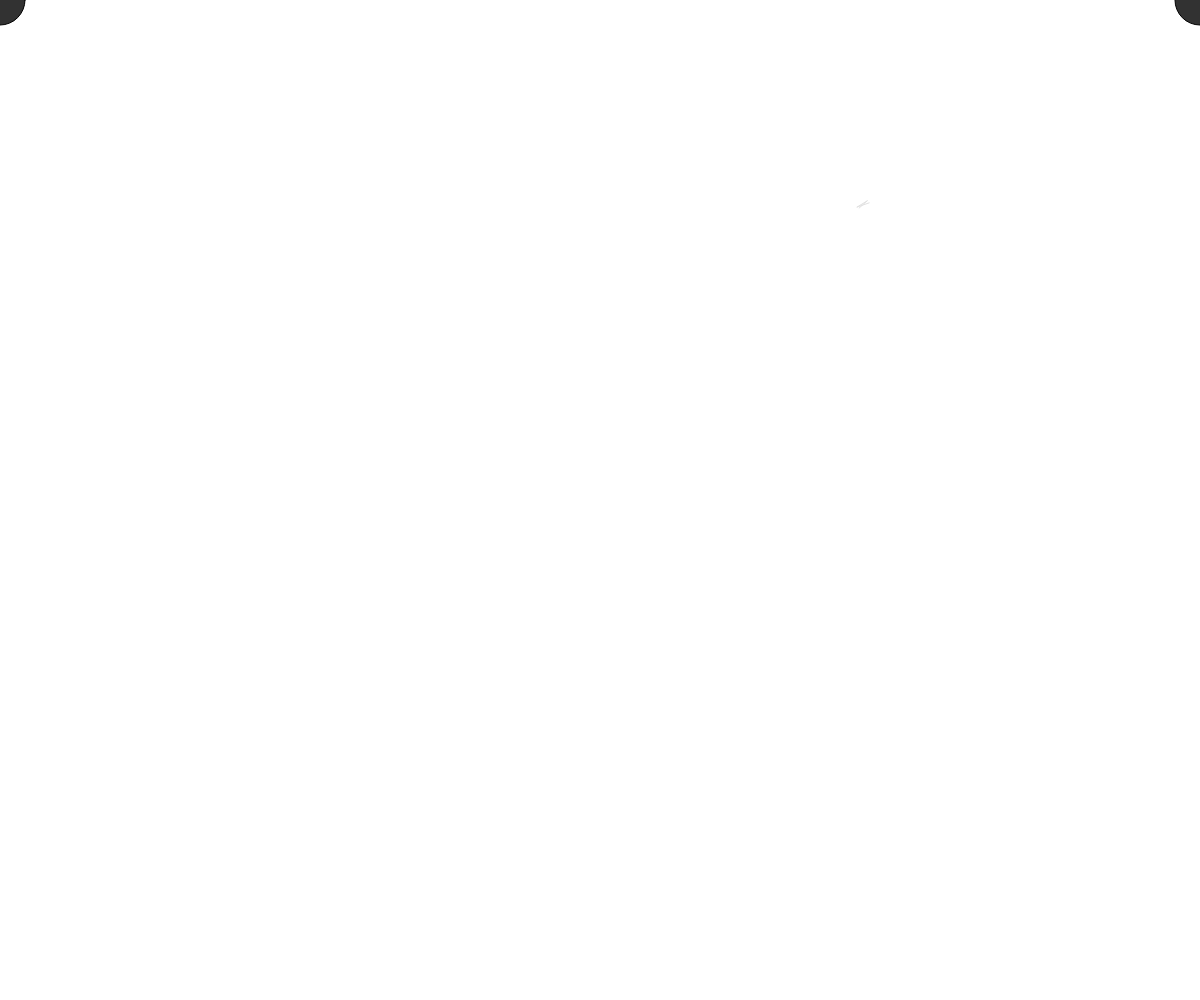
Frame 1 (no input)
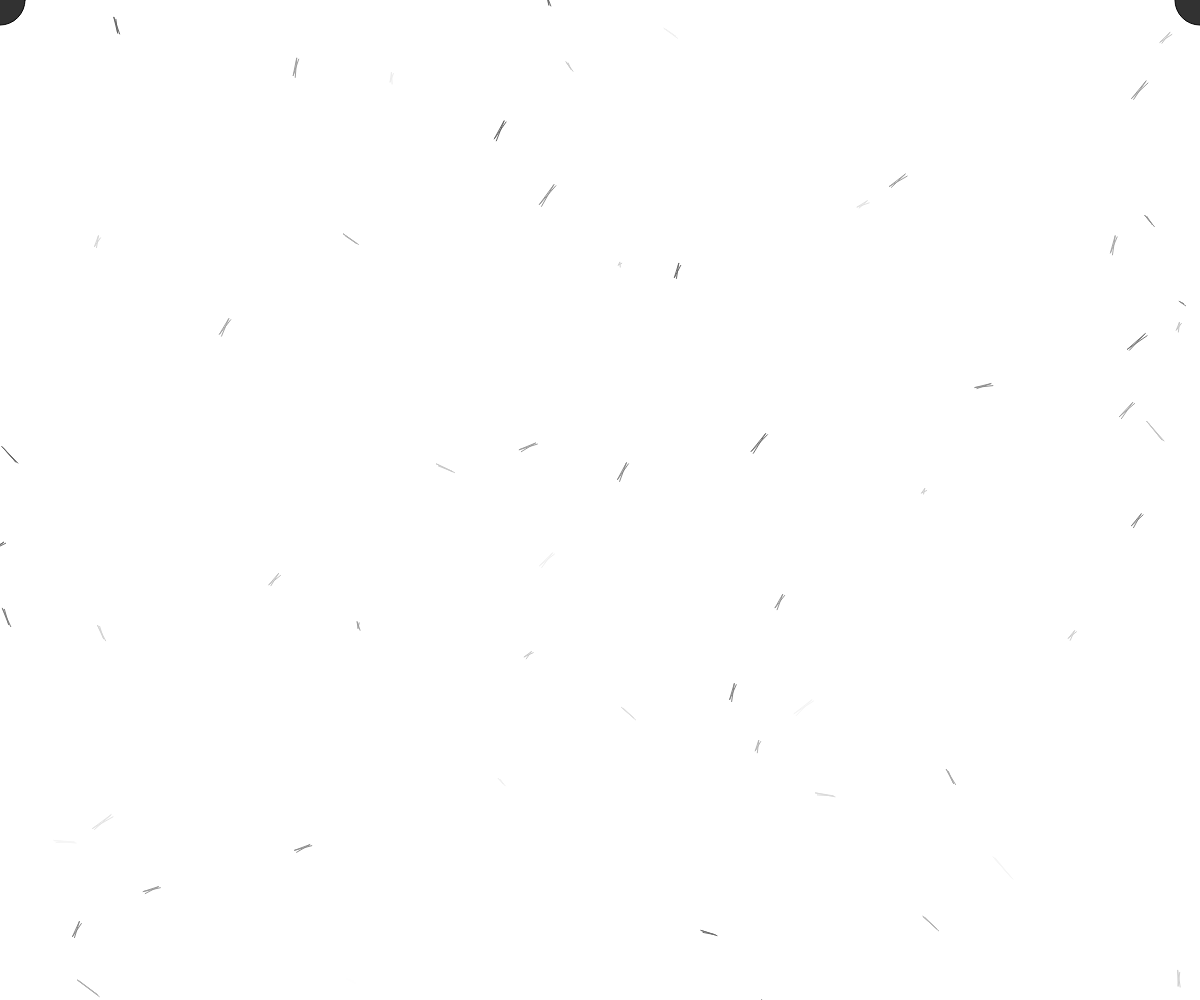
Frame 60 (no input)
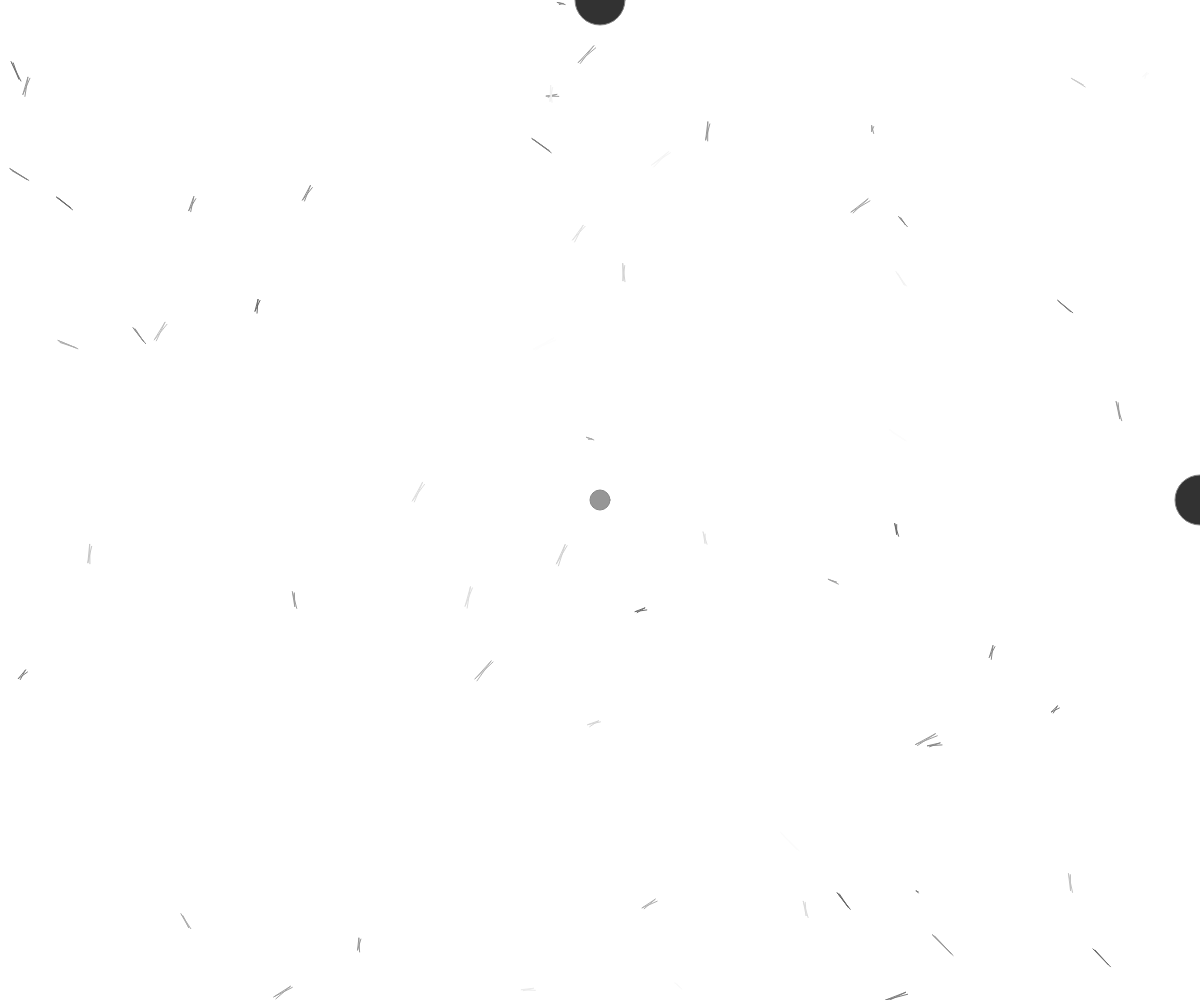
Frame 120 (the mouse pressed at the canvas centre since frame 60)

The p5.js sketch that drew these frames (run headless with seeded random() and noise() and a simulated clock; from frame 60 on, the mouse is pressed at the canvas centre):

// p5.js sketch
// ── sketch.js
// const S = 15, C = 0, E = 40, M = 0.3;
// let L = [];

// function setup() {
//   createCanvas(windowWidth, windowHeight).position(0, 0).style('z-index', '-1');
//   for (let x = 0; x < width; x += S)
//     for (let y = 0; y < height; y += S) {
//       const a = random(TWO_PI);
//       L.push({ s: createVector(x, y), e: createVector(x + cos(a) * S, y + sin(a) * S) });
//     }
// }

// function draw() {
//   background(255);
//   L.forEach(({ s, e }) => {
//     strokeWeight(random(M));
//     stroke(C);
//     line(s.x, s.y, e.x, e.y);
//   });
//   fill(170);
//   ellipse(mouseX, mouseY, E);
// }

function setup() {
  createCanvas(windowWidth, windowHeight).position(0, 0).style('z-index', '-1');  background(255);
  stroke(0);
}

function draw() {
  let x1 = random(width);
  let y1 = random(height);
  let x2 = x1 + random(-20, 20);
  let y2 = y1 + random(-20, 20);

  let gray = random(100, 255); // Escala de grises

  stroke(gray);

  line(x1, y1, x2, y2);
  line(x1+2, y1+1, x2, y2);
  line(x1, y1, x2+2, y2+2);
}
function mouseMoved() {
  background(255); // Limpia el fondo en cada movimiento del mouse
  fill(150);
  ellipse(mouseX, mouseY, 20, 20);
  fill(50);
  ellipse(mouseX, 0, 50, 50);
  ellipse(windowWidth, mouseY, 50, 50);
}

function windowResized() {
  resizeCanvas(windowWidth, windowHeight);
}


// ── sketch2.js
function setup() {
  createCanvas(windowWidth, windowHeight).position(0, 0).style('z-index', '-1');
  }
  
  function draw() {
    background(5);
    let gridSize = windowWidth/10;
    
    for (let x = -gridSize; x <= width + gridSize; x += gridSize) {
      for (let y = -gridSize; y <= height + gridSize; y += gridSize) {
        let distance = dist(x, y, mouseX, mouseY);
        let lineLength = gridSize;
        
        if (distance < 700) {
          push();
          translate(x, y);
          let angle = atan2(mouseY - y, mouseX - x);
          let stretch = map(distance, 0, 100, 1.5, 0.5);
          rotate(angle);
          drawLine(-lineLength * stretch, lineLength * stretch);
          pop();
        } else {
          push();
          translate(x, y);
          drawLine(0, lineLength);
          pop();
        }
      }
    }
    fill(235);
    ellipse(mouseX, mouseY, 30);
  }
  
  function drawLine(start, end) {
    stroke(255,255,255);
    line(start/10, 0, end/28, 0);
  }
  
  function windowResized() {
    resizeCanvas(windowWidth, windowHeight);
}
// ── sketchBio.js
let gradientColors = [];
let circlePos;

function setup() {
  createCanvas(windowWidth, windowHeight).position(0, 0).style('z-index', '-1');
  noStroke();
  gradientColors = [color(255, 250, 252, 100), color(223, 240, 255, 100), color(255, 253, 223, 150)];
  circlePos = createVector(width / 2, height / 2);
}

function draw() {
  let xOffset = map(mouseX, 0, width, -50, 10);
  let yOffset = map(mouseY, 0, height, -10, 10);
  drawGradient(xOffset, yOffset, width, height, gradientColors);

  let mousePos = createVector(mouseX, mouseY);
  let diff = p5.Vector.sub(mousePos, circlePos);
  circlePos.add(diff.mult(0.2));

  fill(105);
  ellipse(circlePos.x, circlePos.y, 20);
  fill(150);
  ellipse(mouseX, mouseY, 50, 50);
}

function drawGradient(x, y, w, h, colors) {
  noFill();
  for (let i = 0; i <= w; i++) {
    let inter = map(i, 0, w, 0, 1);
    let c = lerpColor(colors[0], colors[2], inter);
    stroke(c);
    line(i + x, y, i + x, y + h);
  }
}

function windowResized() {
  resizeCanvas(windowWidth, windowHeight);
}
